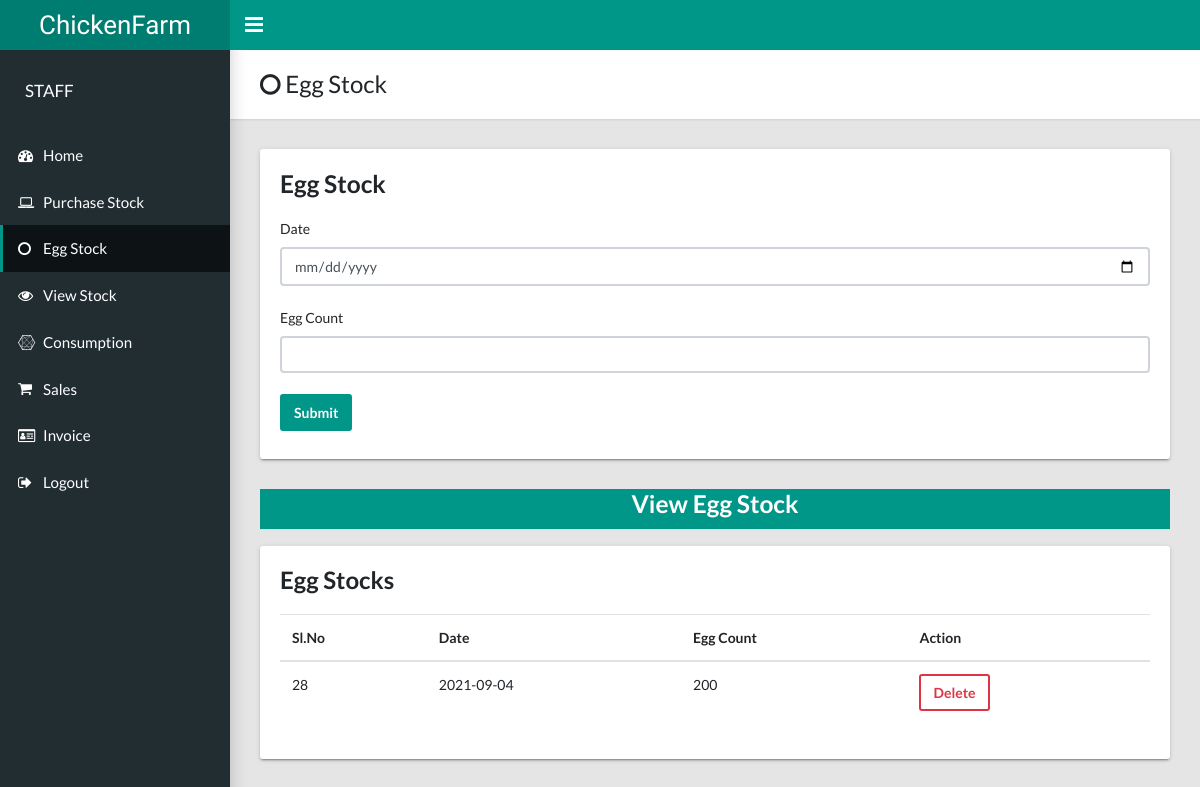
Screenshot of /eggstock.php (signed in) with the database file from the repository.
### tables this page shows
CREATE TABLE `eggstock` (
  `eggid` int(12) NOT NULL,
  `date` date NOT NULL,
  `eggcount` int(100) NOT NULL
);

### eggstock.php (the view, shortened to what this page needs)
<?php
if(isset($_SESSION['estaff']))
{
?>
<!DOCTYPE html>
<html lang="en">
  <head>
    <link rel="stylesheet" type="text/css" href="css/main.css">
    <link rel="stylesheet" type="text/css" href="https://maxcdn.bootstrapcdn.com/font-awesome/4.7.0/css/font-awesome.min.css">
  </head>
  <body class="app sidebar-mini rtl">
    <header class="app-header"><a class="app-header__logo" href="index.html">ChickenFarm</a>
      <a class="app-sidebar__toggle" href="#" data-toggle="sidebar" aria-label="Hide Sidebar"></a>
    </header>
    <aside class="app-sidebar">
      <div class="app-sidebar__user"><img class="app-sidebar__user-avatar" >
        <div>
          <p class="app-sidebar__user-name">STAFF</p>
        </div>
      </div>
      <ul class="app-menu">
        <li><a class="app-menu__item" href="home.php"><i class="app-menu__icon fa fa-dashboard"></i><span class="app-menu__label">Home</span></a></li>
		<li><a class="app-menu__item" href="purchasestock.php"><i class="app-menu__icon fa fa-laptop"></i><span class="app-menu__label">Purchase Stock</span></a></li>
		<li><a class="app-menu__item active" href="eggstock.php"><i class="app-menu__icon fa fa-circle-o"></i><span class="app-menu__label">Egg Stock</span></a></li>
		<li><a class="app-menu__item" href="viewstock.php"><i class="app-menu__icon fa fa-eye"></i><span class="app-menu__label">View Stock</span></a></li>
		<li><a class="app-menu__item" href="consum.php"><i class="app-menu__icon fa fa-connectdevelop"></i><span class="app-menu__label">Consumption</span></a></li>
		<li><a class="app-menu__item" href="sales.php"><i class="app-menu__icon fa fa-shopping-cart"></i><span class="app-menu__label">Sales</span></a></li>
		<li><a class="app-menu__item" href="salesinvoice.php"><i class="app-menu__icon fa fa-id-card-o"></i><span class="app-menu__label">Invoice</span></a></li>
		<li><a class="app-menu__item" href="logout.php"><i class="app-menu__icon fa fa-sign-out"></i><span class="app-menu__label">Logout</span></a></li>
	  </ul>
    </aside>
    <main class="app-content">
      <div class="app-title">
        <div>
          <h1><i class="fa fa-circle-o"></i> Egg Stock</h1>
        </div>
      </div>
	  <form action="#" method="post">
      <div class="row">
		<div class="col-md-12">
         <div class="tile">
            <div class="tile-title-w-btn">
              <h3 class="title">Egg Stock</h3>
            </div>
            <div class="tile-body">
			<label>Date</label>
              <input class="form-control" type="date" name="date" value="now()" required><br>
			  <label>Egg Count</label>
              <input class="form-control" type="text" name="eggcount" required><br>
			  <input class="btn btn-primary mr-2 mb-2" type="submit" value="Submit" name="eggstock">
            </div>
          </div>
        </div>
      </form>
        <div class="col-md-12">
		<div class="page-header text-white bg-primary">
              <center><h3 class="mb-3 line-head" id="buttons">View Egg Stock</h3></center>
          </div>
          <div class="tile">
            <h3 class="tile-title">Egg Stocks</h3>
            <table class="table table-hover">
              <thead>
                <tr>
                  <th>Sl.No</th>
                  <th>Date</th>
                  <th>Egg Count</th>
                  <th>Action</th>
                </tr>
              </thead>
			  <?php
	include("config.php");
	$sql = "select * from eggstock";
	$result = mysqli_query($con,$sql);
	$count=mysqlI_num_rows($result);
	if($count>0)
	{
		while($row = mysqli_fetch_array($result))
		{
			$eggid=$row[0];
			$date=$row['date'];
			$eggcount=$row['eggcount'];
			?>
              <tbody>
                <tr>
                  <td><?php echo $eggid; ?></td>
                  <td><?php echo $date; ?></td>
                  <td><?php echo $eggcount; ?></td>
                  <form method="post" action="#">
                  <td><button class="btn btn-outline-danger" name="delete" type="submit">Delete</button></td>
				  </form>
                </tr>
				<?php
		}
	}
?>
              </tbody>
            </table>
          </div>
        </div>
    </main>
  </body>
</html>
<?php
}
else
{
	echo "<script> location.href='index.php'; </script>";
}
?>

### rows the page displays
eggstock: eggid "28", date "2021-09-04", eggcount "200"
